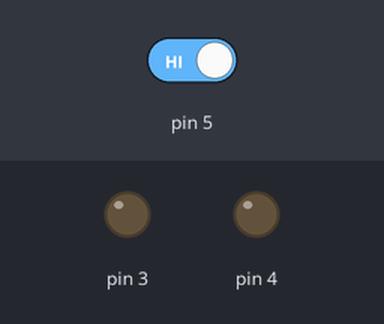
Simulated run of this sketch. Board: Arduino Uno, built with avr-gcc and run on an emulated ATmega328P. On the bench: output pins drawn as LEDs (lit = HIGH). Dashed ring = blinking. The inputs (shaded band) are chosen by the test bench; at power-on: pin 5 HIGH.

Above: at 1.2 s.
1.3 s: pin 5 driven LOW
At 1.45 s:
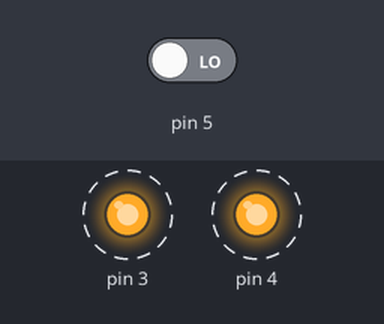
4.3 s: pin 5 driven HIGH
At 5.7 s:
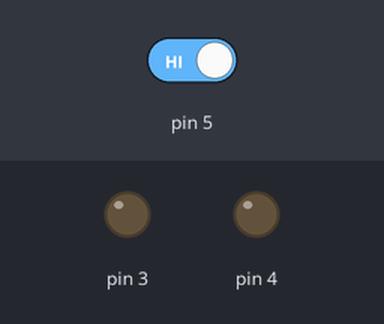
Timing chart, 0 to 7.3 s (numbered marks = the images above; inputs shaded):
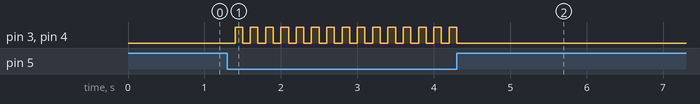

The sketch:

Test1.ino
```cpp
int x=0;
void setup() {

  pinMode(3, OUTPUT);
  pinMode(4, OUTPUT);
  pinMode(5, INPUT);
}

void loop() {

  if (digitalRead(5) == LOW) {
    delay(100);
    x = !x;
    digitalWrite(3, x);
    digitalWrite(4, x);
  }
}


/*
if (digitalRead(switchPin) == LOW)
  {  // switch is pressed - pullup keeps pin high normally
    delay(100);                        // delay to debounce switch
    running = !running;                // toggle running variable
    digitalWrite(LEDpin, running);      // indicate via LED
  }

  */
```

Measured:
- after the input at 1.3 s, pin 3, pin 4: alternates HIGH for 0.10 s and LOW for 0.10 s, starting after 0.10 s
- after the input at 4.3 s, pin 3, pin 4: goes on until 4.3 s, then stays LOW
